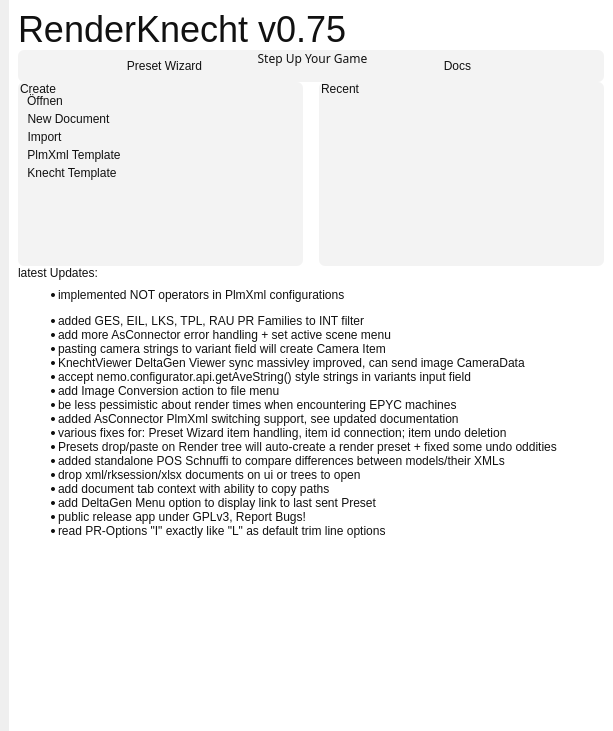
<?xml version="1.0" encoding="UTF-8"?>
<ui version="4.0">
 <class>welcome</class>
 <widget class="QWidget" name="welcome">
  <property name="geometry">
   <rect>
    <x>0</x>
    <y>0</y>
    <width>613</width>
    <height>731</height>
   </rect>
  </property>
  <property name="windowTitle">
   <string>Form</string>
  </property>
  <layout class="QVBoxLayout" name="verticalLayout_6">
   <property name="spacing">
    <number>0</number>
   </property>
   <property name="leftMargin">
    <number>9</number>
   </property>
   <property name="topMargin">
    <number>0</number>
   </property>
   <property name="rightMargin">
    <number>0</number>
   </property>
   <property name="bottomMargin">
    <number>0</number>
   </property>
   <item>
    <widget class="QScrollArea" name="scroll_area">
     <property name="frameShape">
      <enum>QFrame::NoFrame</enum>
     </property>
     <property name="frameShadow">
      <enum>QFrame::Plain</enum>
     </property>
     <property name="lineWidth">
      <number>0</number>
     </property>
     <property name="widgetResizable">
      <bool>true</bool>
     </property>
     <widget class="QWidget" name="scroll_area_content">
      <property name="geometry">
       <rect>
        <x>0</x>
        <y>0</y>
        <width>604</width>
        <height>731</height>
       </rect>
      </property>
      <property name="styleSheet">
       <string notr="true">* {font-family: &quot;Segoe UI Light&quot;; color: rgb(17, 17, 17); }
QWidget {background: white;}
QPushButton {background: transparent;margin: 0; padding: 0; border: none;}
QPushButton:hover {color: rgb(85, 170, 255);
						 text-decoration: underline;}
QGroupBox {
    border: 0px solid rgb(232, 232, 232);
    border-radius: 6px;
    margin: 6ex 0;
    background-color: rgb(243, 243, 243);
}

QGroupBox::title {
    subcontrol-origin: margin;
    subcontrol-position: top left; /* position at the top center */
    padding: 0;
}</string>
      </property>
      <layout class="QVBoxLayout" name="verticalLayout">
       <property name="spacing">
        <number>0</number>
       </property>
       <property name="leftMargin">
        <number>9</number>
       </property>
       <property name="topMargin">
        <number>9</number>
       </property>
       <property name="rightMargin">
        <number>9</number>
       </property>
       <property name="bottomMargin">
        <number>9</number>
       </property>
       <item>
        <layout class="QHBoxLayout" name="top_layout">
         <property name="spacing">
          <number>0</number>
         </property>
         <item alignment="Qt::AlignVCenter">
          <widget class="QLabel" name="title_label">
           <property name="styleSheet">
            <string notr="true">font-size: 36px;</string>
           </property>
           <property name="text">
            <string>RenderKnecht v0.75</string>
           </property>
          </widget>
         </item>
         <item>
          <spacer name="horizontalSpacer_2">
           <property name="orientation">
            <enum>Qt::Horizontal</enum>
           </property>
           <property name="sizeHint" stdset="0">
            <size>
             <width>40</width>
             <height>20</height>
            </size>
           </property>
          </spacer>
         </item>
         <item>
          <widget class="QLabel" name="icn_label">
           <property name="maximumSize">
            <size>
             <width>64</width>
             <height>64</height>
            </size>
           </property>
           <property name="text">
            <string/>
           </property>
           <property name="pixmap">
            <pixmap resource="res/gui_resource.qrc">:/main/RK_Icon.png</pixmap>
           </property>
           <property name="scaledContents">
            <bool>true</bool>
           </property>
          </widget>
         </item>
        </layout>
       </item>
       <item>
        <widget class="QGroupBox" name="step_up_box">
         <property name="font">
          <font>
           <family>Segoe UI Light</family>
          </font>
         </property>
         <property name="styleSheet">
          <string notr="true">QGroupBox::title {
    subcontrol-position: top center; /* position at the top center */
}</string>
         </property>
         <property name="title">
          <string>Step Up Your Game</string>
         </property>
         <layout class="QHBoxLayout" name="horizontalLayout">
          <property name="spacing">
           <number>0</number>
          </property>
          <property name="leftMargin">
           <number>0</number>
          </property>
          <property name="topMargin">
           <number>9</number>
          </property>
          <property name="rightMargin">
           <number>0</number>
          </property>
          <property name="bottomMargin">
           <number>9</number>
          </property>
          <item>
           <widget class="QPushButton" name="wizard_shortcut">
            <property name="text">
             <string>Preset Wizard</string>
            </property>
            <property name="icon">
             <iconset resource="res/gui_resource.qrc">
              <normaloff>:/main/qub_button.png</normaloff>:/main/qub_button.png</iconset>
            </property>
            <property name="flat">
             <bool>true</bool>
            </property>
           </widget>
          </item>
          <item>
           <widget class="QPushButton" name="docs_shortcut">
            <property name="text">
             <string>Docs</string>
            </property>
            <property name="icon">
             <iconset resource="res/gui_resource.qrc">
              <normaloff>:/main/help.png</normaloff>:/main/help.png</iconset>
            </property>
            <property name="flat">
             <bool>true</bool>
            </property>
           </widget>
          </item>
         </layout>
        </widget>
       </item>
       <item>
        <layout class="QGridLayout" name="gridLayout" columnstretch="50,50">
         <property name="leftMargin">
          <number>0</number>
         </property>
         <property name="topMargin">
          <number>0</number>
         </property>
         <property name="rightMargin">
          <number>0</number>
         </property>
         <property name="bottomMargin">
          <number>0</number>
         </property>
         <property name="horizontalSpacing">
          <number>16</number>
         </property>
         <property name="verticalSpacing">
          <number>0</number>
         </property>
         <item row="0" column="1">
          <widget class="QGroupBox" name="recent_box">
           <property name="sizePolicy">
            <sizepolicy hsizetype="Preferred" vsizetype="Preferred">
             <horstretch>10</horstretch>
             <verstretch>0</verstretch>
            </sizepolicy>
           </property>
           <property name="title">
            <string>Recent</string>
           </property>
           <layout class="QVBoxLayout" name="verticalLayout_3">
            <property name="spacing">
             <number>0</number>
            </property>
            <property name="leftMargin">
             <number>9</number>
            </property>
            <property name="topMargin">
             <number>12</number>
            </property>
            <property name="rightMargin">
             <number>9</number>
            </property>
            <property name="bottomMargin">
             <number>12</number>
            </property>
            <item>
             <layout class="QVBoxLayout" name="recent_layout">
              <property name="spacing">
               <number>4</number>
              </property>
              <property name="leftMargin">
               <number>0</number>
              </property>
              <property name="topMargin">
               <number>0</number>
              </property>
              <property name="rightMargin">
               <number>0</number>
              </property>
              <property name="bottomMargin">
               <number>0</number>
              </property>
              <item>
               <spacer name="recent_btn_spacer">
                <property name="orientation">
                 <enum>Qt::Vertical</enum>
                </property>
                <property name="sizeHint" stdset="0">
                 <size>
                  <width>20</width>
                  <height>1</height>
                 </size>
                </property>
               </spacer>
              </item>
             </layout>
            </item>
           </layout>
          </widget>
         </item>
         <item row="0" column="0">
          <widget class="QGroupBox" name="create_box">
           <property name="sizePolicy">
            <sizepolicy hsizetype="Preferred" vsizetype="Preferred">
             <horstretch>10</horstretch>
             <verstretch>0</verstretch>
            </sizepolicy>
           </property>
           <property name="title">
            <string>Create</string>
           </property>
           <layout class="QVBoxLayout" name="verticalLayout_2">
            <property name="spacing">
             <number>4</number>
            </property>
            <property name="leftMargin">
             <number>9</number>
            </property>
            <property name="topMargin">
             <number>12</number>
            </property>
            <property name="rightMargin">
             <number>9</number>
            </property>
            <property name="bottomMargin">
             <number>12</number>
            </property>
            <item alignment="Qt::AlignLeft">
             <widget class="QPushButton" name="open_btn">
              <property name="text">
               <string>Öffnen</string>
              </property>
              <property name="icon">
               <iconset resource="res/gui_resource.qrc">
                <normaloff>:/main/folder.png</normaloff>:/main/folder.png</iconset>
              </property>
              <property name="flat">
               <bool>true</bool>
              </property>
             </widget>
            </item>
            <item alignment="Qt::AlignLeft">
             <widget class="QPushButton" name="new_btn">
              <property name="text">
               <string>New Document</string>
              </property>
              <property name="icon">
               <iconset resource="res/gui_resource.qrc">
                <normaloff>:/type/document.png</normaloff>:/type/document.png</iconset>
              </property>
             </widget>
            </item>
            <item alignment="Qt::AlignLeft">
             <widget class="QPushButton" name="import_btn">
              <property name="text">
               <string>Import</string>
              </property>
             </widget>
            </item>
            <item alignment="Qt::AlignLeft">
             <widget class="QPushButton" name="template_btn_plm">
              <property name="text">
               <string>PlmXml Template</string>
              </property>
              <property name="icon">
               <iconset resource="res/gui_resource.qrc">
                <normaloff>:/type/assignment.svg</normaloff>:/type/assignment.svg</iconset>
              </property>
             </widget>
            </item>
            <item alignment="Qt::AlignLeft">
             <widget class="QPushButton" name="template_btn_dap">
              <property name="text">
               <string>Knecht Template</string>
              </property>
              <property name="icon">
               <iconset resource="res/gui_resource.qrc">
                <normaloff>:/type/document.png</normaloff>:/type/document.png</iconset>
              </property>
             </widget>
            </item>
            <item>
             <spacer name="btn_spacer">
              <property name="orientation">
               <enum>Qt::Vertical</enum>
              </property>
              <property name="sizeHint" stdset="0">
               <size>
                <width>20</width>
                <height>1</height>
               </size>
              </property>
             </spacer>
            </item>
           </layout>
          </widget>
         </item>
        </layout>
       </item>
       <item>
        <widget class="QWidget" name="news_widget" native="true">
         <property name="minimumSize">
          <size>
           <width>0</width>
           <height>250</height>
          </size>
         </property>
         <property name="maximumSize">
          <size>
           <width>16777215</width>
           <height>800</height>
          </size>
         </property>
         <layout class="QVBoxLayout" name="verticalLayout_4">
          <property name="spacing">
           <number>0</number>
          </property>
          <property name="leftMargin">
           <number>0</number>
          </property>
          <property name="topMargin">
           <number>0</number>
          </property>
          <property name="rightMargin">
           <number>0</number>
          </property>
          <property name="bottomMargin">
           <number>0</number>
          </property>
          <item>
           <layout class="QVBoxLayout" name="update_layout">
            <property name="spacing">
             <number>8</number>
            </property>
            <property name="leftMargin">
             <number>0</number>
            </property>
            <property name="topMargin">
             <number>0</number>
            </property>
            <property name="rightMargin">
             <number>0</number>
            </property>
            <property name="bottomMargin">
             <number>0</number>
            </property>
            <item>
             <widget class="QLabel" name="news_title">
              <property name="text">
               <string>latest Updates:</string>
              </property>
             </widget>
            </item>
            <item>
             <widget class="QLabel" name="news">
              <property name="lineWidth">
               <number>0</number>
              </property>
              <property name="text">
               <string>&lt;html&gt;&lt;head/&gt;&lt;body&gt;&lt;ul style=&quot;margin-top: 0px; margin-bottom: 0px; margin-left: 0px; margin-right: 0px; -qt-list-indent: 1;&quot;&gt;&lt;li style=&quot; margin-top:12px; margin-bottom:0px; margin-left:0px; margin-right:0px; -qt-block-indent:0; text-indent:0px;&quot;&gt;implemented NOT operators in PlmXml configurations&lt;/li&gt;&lt;li style=&quot; margin-top:12px; margin-bottom:0px; margin-left:0px; margin-right:0px; -qt-block-indent:0; text-indent:0px;&quot;&gt;added GES, EIL, LKS, TPL, RAU PR Families to INT filter&lt;/li&gt;&lt;li style=&quot; margin-top:0px; margin-bottom:0px; margin-left:0px; margin-right:0px; -qt-block-indent:0; text-indent:0px;&quot;&gt;add more AsConnector error handling + set active scene menu&lt;/li&gt;&lt;li style=&quot; margin-top:0px; margin-bottom:0px; margin-left:0px; margin-right:0px; -qt-block-indent:0; text-indent:0px;&quot;&gt;pasting camera strings to variant field will create Camera Item&lt;/li&gt;&lt;li style=&quot; margin-top:0px; margin-bottom:0px; margin-left:0px; margin-right:0px; -qt-block-indent:0; text-indent:0px;&quot;&gt;KnechtViewer DeltaGen Viewer sync massivley improved, can send image CameraData&lt;/li&gt;&lt;li style=&quot; margin-top:0px; margin-bottom:0px; margin-left:0px; margin-right:0px; -qt-block-indent:0; text-indent:0px;&quot;&gt;accept nemo.configurator.api.getAveString() style strings in variants input field&lt;/li&gt;&lt;li style=&quot; margin-top:0px; margin-bottom:0px; margin-left:0px; margin-right:0px; -qt-block-indent:0; text-indent:0px;&quot;&gt;add Image Conversion action to file menu&lt;/li&gt;&lt;li style=&quot; margin-top:0px; margin-bottom:0px; margin-left:0px; margin-right:0px; -qt-block-indent:0; text-indent:0px;&quot;&gt;be less pessimistic about render times when encountering EPYC machines&lt;/li&gt;&lt;li style=&quot; margin-top:0px; margin-bottom:0px; margin-left:0px; margin-right:0px; -qt-block-indent:0; text-indent:0px;&quot;&gt;added AsConnector PlmXml switching support, see updated documentation&lt;/li&gt;&lt;li style=&quot; margin-top:0px; margin-bottom:0px; margin-left:0px; margin-right:0px; -qt-block-indent:0; text-indent:0px;&quot;&gt;various fixes for: Preset Wizard item handling, item id connection; item undo deletion&lt;/li&gt;&lt;li style=&quot; margin-top:0px; margin-bottom:0px; margin-left:0px; margin-right:0px; -qt-block-indent:0; text-indent:0px;&quot;&gt;Presets drop/paste on Render tree will auto-create a render preset + fixed some undo oddities&lt;/li&gt;&lt;li style=&quot; margin-top:0px; margin-bottom:0px; margin-left:0px; margin-right:0px; -qt-block-indent:0; text-indent:0px;&quot;&gt;added standalone POS Schnuffi to compare differences between models/their XMLs&lt;/li&gt;&lt;li style=&quot; margin-top:0px; margin-bottom:0px; margin-left:0px; margin-right:0px; -qt-block-indent:0; text-indent:0px;&quot;&gt;drop xml/rksession/xlsx documents on ui or trees to open&lt;/li&gt;&lt;li style=&quot; margin-top:0px; margin-bottom:0px; margin-left:0px; margin-right:0px; -qt-block-indent:0; text-indent:0px;&quot;&gt;add document tab context with ability to copy paths&lt;/li&gt;&lt;li style=&quot; margin-top:0px; margin-bottom:0px; margin-left:0px; margin-right:0px; -qt-block-indent:0; text-indent:0px;&quot;&gt;add DeltaGen Menu option to display link to last sent Preset&lt;/li&gt;&lt;li style=&quot; margin-top:0px; margin-bottom:0px; margin-left:0px; margin-right:0px; -qt-block-indent:0; text-indent:0px;&quot;&gt;public release app under GPLv3, Report Bugs!&lt;/li&gt;&lt;li style=&quot; margin-top:0px; margin-bottom:12px; margin-left:0px; margin-right:0px; -qt-block-indent:0; text-indent:0px;&quot;&gt;read PR-Options &amp;quot;I&amp;quot; exactly like &amp;quot;L&amp;quot; as default trim line options&lt;/li&gt;&lt;/ul&gt;&lt;/body&gt;&lt;/html&gt;</string>
              </property>
              <property name="alignment">
               <set>Qt::AlignLeading|Qt::AlignLeft|Qt::AlignVCenter</set>
              </property>
              <property name="wordWrap">
               <bool>true</bool>
              </property>
              <property name="openExternalLinks">
               <bool>true</bool>
              </property>
             </widget>
            </item>
           </layout>
          </item>
         </layout>
        </widget>
       </item>
       <item>
        <spacer name="verticalSpacer">
         <property name="orientation">
          <enum>Qt::Vertical</enum>
         </property>
         <property name="sizeHint" stdset="0">
          <size>
           <width>20</width>
           <height>40</height>
          </size>
         </property>
        </spacer>
       </item>
      </layout>
     </widget>
    </widget>
   </item>
  </layout>
 </widget>
 <resources>
  <include location="res/gui_resource.qrc"/>
 </resources>
 <connections/>
</ui>
